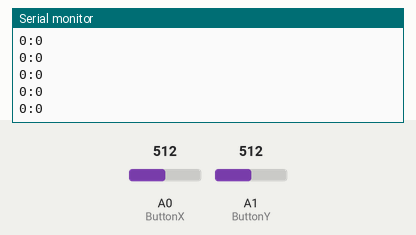
This sketch was run on a simulated Arduino Uno, built with avr-gcc and run on an emulated ATmega328P. Parts: the last lines printed to the serial monitor. Inputs (shaded band) come from the test bench; at power-on: A0 (ButtonX) = 512, A1 (ButtonY) = 512.

Above: at 11.2 s.
11.3 s: A0 (ButtonX) set to 716
At 11.32 s:
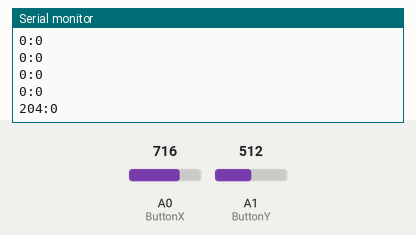
12.8 s: A1 (ButtonY) set to 716
At 12.83 s:
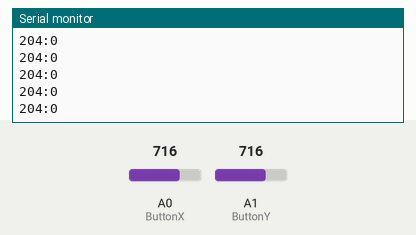
14.3 s: A0 (ButtonX) set to 900
At 14.35 s:
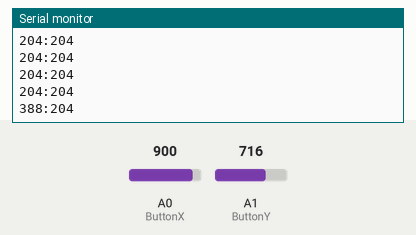
15.8 s: A1 (ButtonY) set to 900
At 15.87 s:
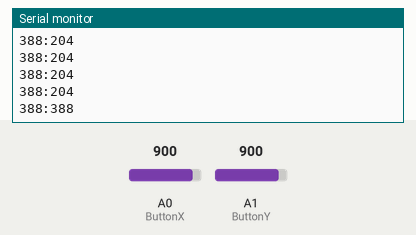
Timing chart, 0 to 18.3 s (numbered marks = the images above; inputs shaded):
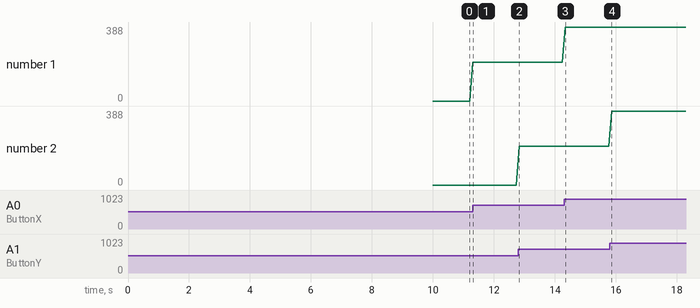

The sketch:

joyArduino.ino
```cpp
 /* MSc in Design and Multimedia
 *
 * Author: Tiago Cruz
 * Week 6
 * turtle control - joystick handling
 *
 * @since:   02–03–2024
 */

#define ButtonX 0
#define ButtonY 1
long ellapsed;
int maxX=0,maxY=0,minX=1024,minY=1024;

void setup() {
   Serial.begin (9600);
   ellapsed=millis();

   //Serial.println("Callibrating for still position");
   //Calibração – máximos e mínimos em repouso
   while ((millis()-ellapsed)<10000){
   // X e Y are local
     int X = analogRead(ButtonX);
     int Y = analogRead(ButtonY);
     if (X>maxX) maxX=X;
     if (X<minX) minX=X;
     if (Y>maxY) maxY=Y;
     if (Y<minY) minY=Y;
   }
   //Serial.println("End of Callibration");
 }

void loop() {
   if (millis()-ellapsed>100){
     int X = analogRead(ButtonX);
     int Y = analogRead(ButtonY);
     int XSend=0, YSend=0;

     ellapsed=millis();

     if ((X<minX) || (X>maxX))
      XSend=X-512;

     if ((Y<minY) || (Y>maxY))
      YSend=Y-512;

     Serial.println(String(XSend)+":"+String(YSend));
   }
}
```

Measured:
- after the input at 11.3 s, the serial monitor: prints a new line at once (image 1)
- after the input at 14.3 s, the serial monitor: prints a new line after 0.05 s (image 3)
- after the input at 15.8 s, the serial monitor: prints a new line after 0.06 s (image 4)
- plotted number 1: 0 → 204 after the input at 11.3 s, 204 → 388 after the input at 14.3 s
